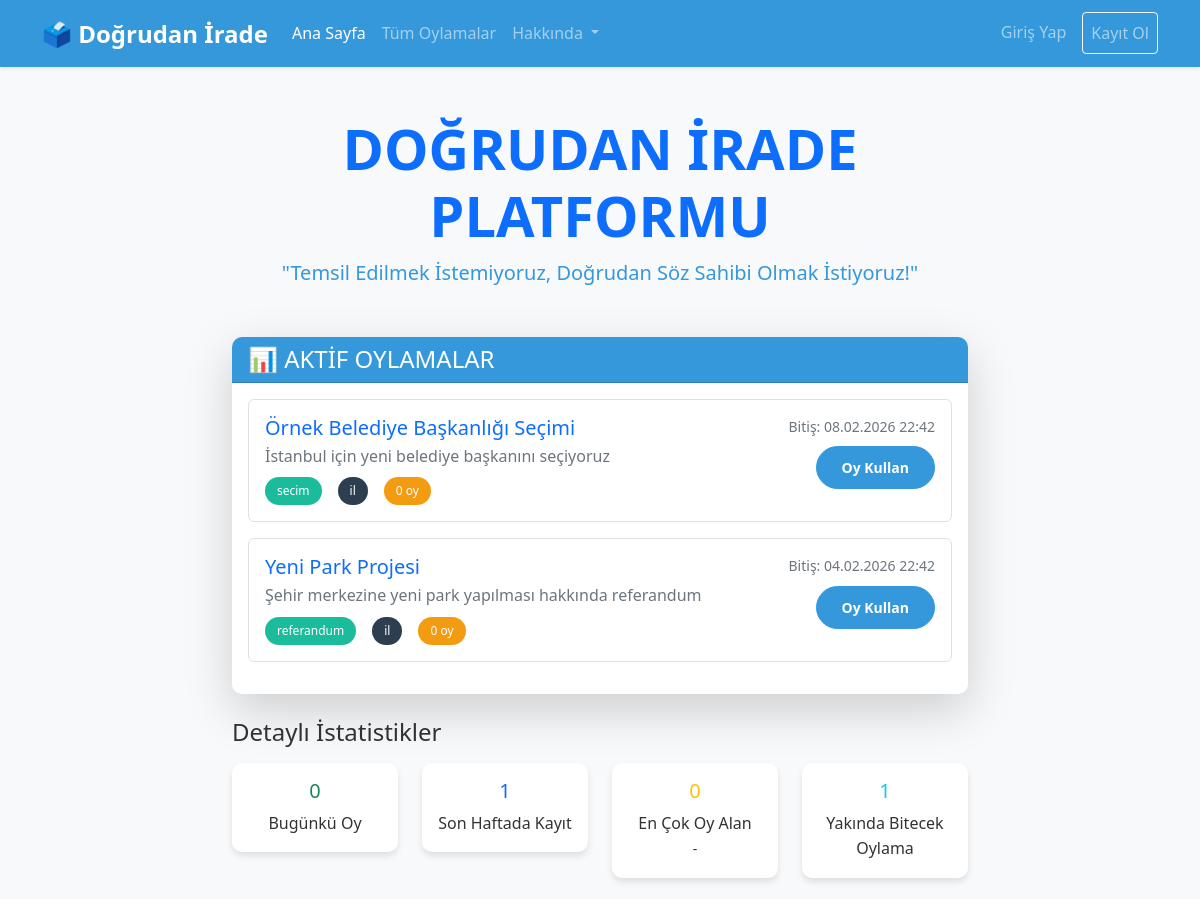
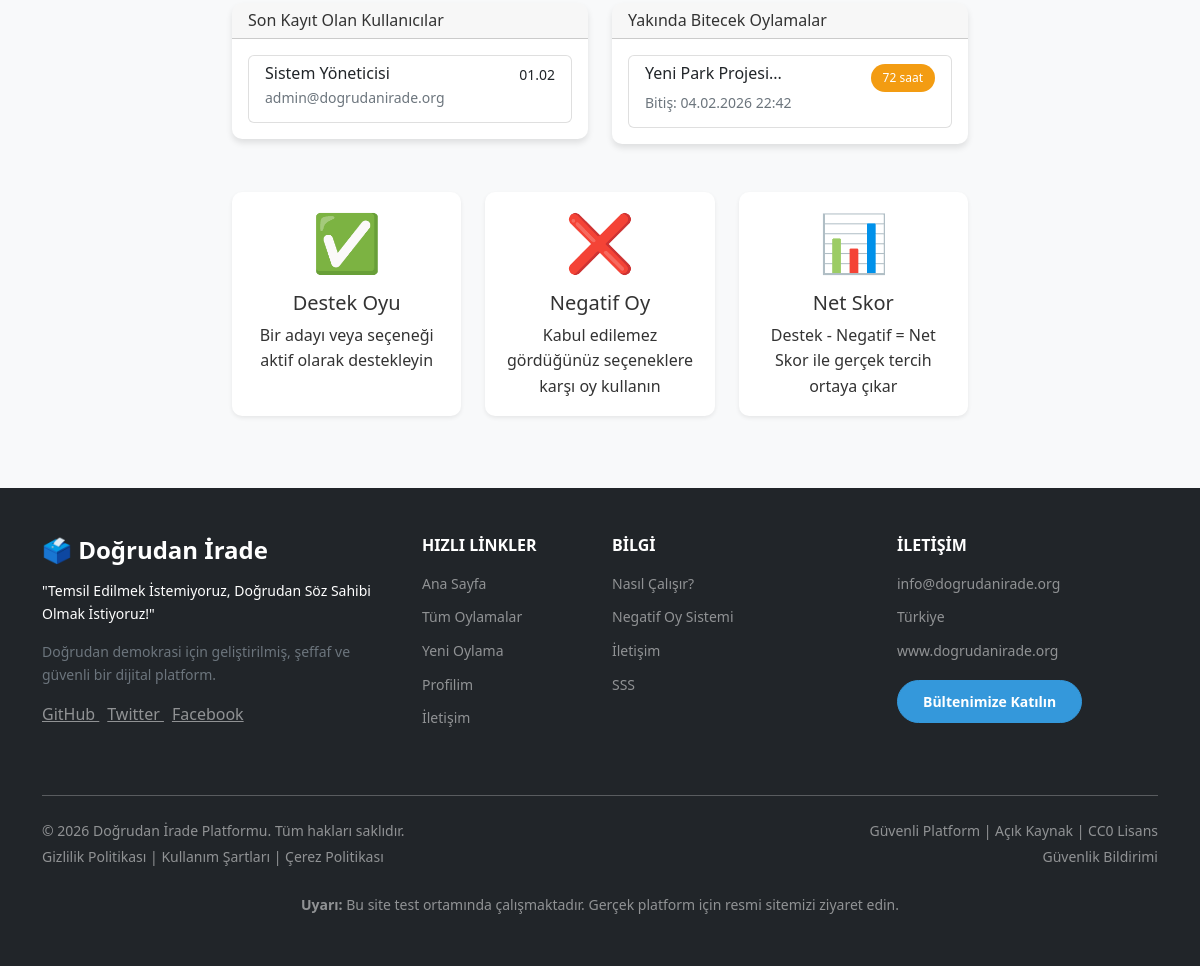
The page / on the database its author committed (2 pictures, top to bottom).
### tables this page shows
CREATE TABLE oylamalar (
    id BIGINT PRIMARY KEY AUTO_INCREMENT,
    tur ENUM('secim', 'kanun_teklifi', 'referandum') NOT NULL,
    baslik VARCHAR(500) NOT NULL,
    aciklama TEXT,
    olusturan_id BIGINT NOT NULL,
    topluluk_tipi ENUM('ulusal', 'il', 'ilce', 'sendika', 'meslek_odasi', 'universite', 'sirket') DEFAULT 'ulusal',
    topluluk_id BIGINT DEFAULT NULL COMMENT 'Hangi il, ilçe, sendika vb. için oylama',
    baslangic_tarihi DATETIME DEFAULT CURRENT_TIMESTAMP,
    bitis_tarihi DATETIME,
    durum ENUM('aktif', 'sonuclandi', 'iptal') DEFAULT 'aktif',
    olusturulma_tarihi DATETIME DEFAULT CURRENT_TIMESTAMP,
    INDEX idx_tur (tur),
    INDEX idx_durum (durum),
    INDEX idx_topluluk (topluluk_tipi, topluluk_id)
);

CREATE TABLE kullanicilar (
    id BIGINT PRIMARY KEY AUTO_INCREMENT,
    eposta VARCHAR(255) UNIQUE NOT NULL,
    sifre_hash VARCHAR(255) NOT NULL,
    ad_soyad VARCHAR(200) NOT NULL,
    tc_kimlik VARCHAR(11) UNIQUE COMMENT 'Güvenlik nedeniyle hashlenmiş olarak saklanabilir',
    telefon VARCHAR(20),
    dogum_tarihi DATE,
    kayit_tarihi DATETIME DEFAULT CURRENT_TIMESTAMP,
    son_giris_tarihi DATETIME,
    durum ENUM('aktif', 'pasif', 'askida') DEFAULT 'aktif',
    yetki_seviye ENUM('kullanici', 'yonetici', 'superadmin') DEFAULT 'kullanici',
    INDEX idx_eposta (eposta)
);

### config/datebase.php (called while the page is built, shortened)
<?php
class Database {
    private $host = 'localhost';
    private $db_name = 'dogrudan_irade';
    private $username = 'root';
    private $password = '';
    public function connect() {
        $this->conn = null;
        try {
            $this->conn = new PDO(
                "mysql:host=" . $this->host . ";dbname=" . $this->db_name . ";charset=utf8mb4",
                $this->username,
                $this->password
            );
            $this->conn->setAttribute(PDO::ATTR_ERRMODE, PDO::ERRMODE_EXCEPTION);
            $this->conn->setAttribute(PDO::ATTR_DEFAULT_FETCH_MODE, PDO::FETCH_ASSOC);
        } catch(PDOException $e) {
            error_log("Veritabanı bağlantı hatası: " . $e->getMessage());
            die("Veritabanına bağlanılamadı. Lütfen daha sonra tekrar deneyin.");
        }
        return $this->conn;
    }
    public function query($sql, $params = []) {
        $stmt = $this->connect()->prepare($sql);
        $stmt->execute($params);
        return $stmt;
    }
    public function singleValueQuery($sql, $params = []) {
        $stmt = $this->query($sql, $params);
        return $stmt->fetchColumn();
    }
}
?>

### index.php (the view, shortened to what this page needs)
<?php
$db = new Database();
$activePolls = $db->query(
    "SELECT o.*, COUNT(DISTINCT ok.kullanici_id) as oy_sayisi
     FROM oylamalar o
     LEFT JOIN oy_kullanicilar ok ON o.id = ok.oylama_id
     WHERE o.durum = 'aktif'
     GROUP BY o.id
     ORDER BY o.olusturulma_tarihi DESC
     LIMIT 10"
)->fetchAll(PDO::FETCH_ASSOC);
$bugun_oy = $db->singleValueQuery(
    "SELECT COUNT(*) FROM oy_kullanicilar WHERE DATE(oy_tarihi) = CURDATE()"
);
$son_hafta_kullanici = $db->singleValueQuery(
    "SELECT COUNT(*) FROM kullanicilar WHERE kayit_tarihi >= DATE_SUB(NOW(), INTERVAL 7 DAY)"
);
$en_cok_oy = $db->query(
    "SELECT o.baslik, COUNT(*) as oy_sayisi
     FROM oy_kullanicilar ok
     JOIN oylamalar o ON ok.oylama_id = o.id
     WHERE o.durum = 'aktif'
     GROUP BY o.id
     ORDER BY oy_sayisi DESC
     LIMIT 1"
)->fetch();
$son_kullanicilar = $db->query(
    "SELECT ad_soyad, eposta, kayit_tarihi
     FROM kullanicilar
     ORDER BY kayit_tarihi DESC
     LIMIT 5"
)->fetchAll();
$yakinda_bitecek = $db->query(
    "SELECT baslik, bitis_tarihi
     FROM oylamalar
     WHERE durum = 'aktif'
     AND bitis_tarihi BETWEEN NOW() AND DATE_ADD(NOW(), INTERVAL 3 DAY)
     ORDER BY bitis_tarihi ASC
     LIMIT 5"
)->fetchAll();
?>
<!DOCTYPE html>
<html lang="tr">
<head>
    <link href="https://cdn.jsdelivr.net/npm/bootstrap@5.2.3/dist/css/bootstrap.min.css" rel="stylesheet">
    <link rel="stylesheet" href="assets/css/style.css">
</head>
<body>
    <?php include 'includes/header.php'; ?>
    <main class="container my-5">
        <div class="row">
            <div class="col-lg-8 mx-auto">
                <div class="text-center mb-5">
                    <h1 class="display-4 fw-bold text-primary">DOĞRUDAN İRADE PLATFORMU</h1>
                    <p class="lead">"Temsil Edilmek İstemiyoruz, Doğrudan Söz Sahibi Olmak İstiyoruz!"</p>
                </div>
                <div class="card shadow-lg mb-4">
                    <div class="card-header bg-primary text-white">
                        <h4 class="mb-0">📊 AKTİF OYLAMALAR</h4>
                    </div>
                    <div class="card-body">
                        <?php if (empty($activePolls)): ?>
                            <div class="alert alert-info">
                                Şu anda aktif oylama bulunmuyor.
                            </div>
                        <?php else: ?>
                            <?php foreach ($activePolls as $poll): ?>
                                <div class="poll-item mb-3 p-3 border rounded">
                                    <div class="d-flex justify-content-between align-items-start">
                                        <div>
                                            <h5 class="mb-1">
                                                <a href="oylama_detay.php?id=<?= $poll['id'] ?>" class="text-decoration-none">
                                                    <?= htmlspecialchars($poll['baslik']) ?>
                                                </a>
                                            </h5>
                                            <p class="text-muted mb-2"><?= htmlspecialchars($poll['aciklama']) ?></p>
                                            <div class="d-flex gap-3">
                                                <small class="badge bg-info"><?= $poll['tur'] ?></small>
                                                <small class="badge bg-secondary"><?= $poll['topluluk_tipi'] ?></small>
                                                <small class="badge bg-warning"><?= $poll['oy_sayisi'] ?> oy</small>
                                            </div>
                                        </div>
                                        <div class="text-end">
                                            <small class="text-muted d-block">Bitiş: <?= date('d.m.Y H:i', strtotime($poll['bitis_tarihi'])) ?></small>
                                            <a href="oylama_detay.php?id=<?= $poll['id'] ?>" class="btn btn-sm btn-primary mt-2">Oy Kullan</a>
                                        </div>
                                    </div>
                                </div>
                            <?php endforeach; ?>
                        <?php endif; ?>
                    </div>
                </div>
<div class="row mt-4">
    <div class="col-md-12">
        <h4 class="mb-3">
            <i class="bi bi-graph-up"></i> Detaylı İstatistikler
        </h4>
    </div>
    <div class="col-md-3">
        <div class="card text-center border-success">
            <div class="card-body">
                <h5 class="card-title text-success"><?= $bugun_oy ?></h5>
                <p class="card-text">Bugünkü Oy</p>
            </div>
        </div>
    </div>
    <div class="col-md-3">
        <div class="card text-center border-primary">
            <div class="card-body">
                <h5 class="card-title text-primary"><?= $son_hafta_kullanici ?></h5>
                <p class="card-text">Son Haftada Kayıt</p>
            </div>
        </div>
    </div>
    <div class="col-md-3">
        <div class="card text-center border-warning">
            <div class="card-body">
                <h5 class="card-title text-warning">
                    <?= $en_cok_oy ? $en_cok_oy['oy_sayisi'] : 0 ?>
                </h5>
                <p class="card-text">
                    En Çok Oy Alan<br>
                    <small>
                        <?= $en_cok_oy ? htmlspecialchars(mb_substr($en_cok_oy['baslik'], 0, 20)) . '...' : '-' ?>
                    </small>
                </p>
            </div>
        </div>
    </div>
    <div class="col-md-3">
        <div class="card text-center border-info">
            <div class="card-body">
                <h5 class="card-title text-info">
                    <?= count($yakinda_bitecek) ?>
                </h5>
                <p class="card-text">Yakında Bitecek Oylama</p>
            </div>
        </div>
    </div>
</div>
<div class="row mt-4">
    <div class="col-md-6">
        <div class="card">
            <div class="card-header">
                <h6 class="mb-0">
                    <i class="bi bi-person-plus"></i> Son Kayıt Olan Kullanıcılar
                </h6>
            </div>
            <div class="card-body">
                <div class="list-group">
                    <?php foreach ($son_kullanicilar as $kullanici): ?>
                        <div class="list-group-item">
                            <div class="d-flex w-100 justify-content-between">
                                <h6 class="mb-1"><?= htmlspecialchars($kullanici['ad_soyad']) ?></h6>
                                <small><?= date('d.m', strtotime($kullanici['kayit_tarihi'])) ?></small>
                            </div>
                            <p class="mb-1 small text-muted"><?= htmlspecialchars($kullanici['eposta']) ?></p>
                        </div>
                    <?php endforeach; ?>
                </div>
            </div>
        </div>
    </div>
    <div class="col-md-6">
        <div class="card">
            <div class="card-header">
                <h6 class="mb-0">
                    <i class="bi bi-clock"></i> Yakında Bitecek Oylamalar
                </h6>
            </div>
            <div class="card-body">
                <?php if (empty($yakinda_bitecek)): ?>
                    <div class="text-center py-3">
                        <i class="bi bi-check-circle text-success display-6 d-block mb-2"></i>
                        <p class="text-muted mb-0">Yakında bitecek oylama yok</p>
                    </div>
                <?php else: ?>
                    <div class="list-group">
                        <?php foreach ($yakinda_bitecek as $oylama):
                            $kalan_saat = round((strtotime($oylama['bitis_tarihi']) - time()) / 3600);
                        ?>
                            <div class="list-group-item">
                                <div class="d-flex w-100 justify-content-between">
                                    <h6 class="mb-1"><?= htmlspecialchars(mb_substr($oylama['baslik'], 0, 30)) ?>...</h6>
                                    <span class="badge bg-<?= $kalan_saat < 24 ? 'danger' : 'warning' ?>">
                                        <?= $kalan_saat ?> saat
                                    </span>
                                </div>
                                <p class="mb-1 small text-muted">
                                    Bitiş: <?= date('d.m.Y H:i', strtotime($oylama['bitis_tarihi'])) ?>
                                </p>
                            </div>
                        <?php endforeach; ?>
                    </div>
                <?php endif; ?>
            </div>
        </div>
    </div>
</div>
                <div class="row mt-5">
                    <div class="col-md-4 mb-4">
                        <div class="card h-100 text-center border-0 shadow-sm">
                            <div class="card-body">
                                <div class="feature-icon mb-3">
                                    <span class="display-4">✅</span>
                                </div>
                                <h5 class="card-title">Destek Oyu</h5>
                                <p class="card-text">Bir adayı veya seçeneği aktif olarak destekleyin</p>
                            </div>
                        </div>
                    </div>
                    <div class="col-md-4 mb-4">
                        <div class="card h-100 text-center border-0 shadow-sm">
                            <div class="card-body">
                                <div class="feature-icon mb-3">
                                    <span class="display-4">❌</span>
                                </div>
                                <h5 class="card-title">Negatif Oy</h5>
                                <p class="card-text">Kabul edilemez gördüğünüz seçeneklere karşı oy kullanın</p>
                            </div>
                        </div>
                    </div>
                    <div class="col-md-4 mb-4">
                        <div class="card h-100 text-center border-0 shadow-sm">
                            <div class="card-body">
                                <div class="feature-icon mb-3">
                                    <span class="display-4">📊</span>
                                </div>
                                <h5 class="card-title">Net Skor</h5>
                                <p class="card-text">Destek - Negatif = Net Skor ile gerçek tercih ortaya çıkar</p>
                            </div>
                        </div>
                    </div>
                </div>
            </div>
        </div>
    </main>
    <?php include 'includes/footer.php'; ?>
</body>
</html>

### assets/css/style.css (style rules this page uses)
:root { --primary-color: #3498db; --secondary-color: #2c3e50; --success-color: #2ecc71; --danger-color: #e74c3c; --warning-color: #f39c12; --info-color: #1abc9c; --light-color: #ecf0f1; --dark-color: #34495e; }
body { font-family: 'Segoe UI', Tahoma, Geneva, Verdana, sans-serif; background-color: #f8f9fa; color: #333; line-height: 1.6; }
.display-4 { color: var(--secondary-color); font-weight: 700; }
.lead { color: var(--primary-color); font-weight: 500; }
.card { border: none; border-radius: 10px; box-shadow: 0 4px 6px rgba(0,0,0,0.1); transition: all 0.3s ease; }
.card-header { border-radius: 10px 10px 0 0 !important; font-weight: 600; }
.btn-primary { background-color: var(--primary-color); border-color: var(--primary-color); padding: 10px 25px; font-weight: 600; border-radius: 25px; }
.badge { padding: 8px 12px; font-weight: 500; border-radius: 20px; }
.bg-primary { background-color: var(--primary-color) !important; }
.bg-secondary { background-color: var(--secondary-color) !important; }
.bg-warning { background-color: var(--warning-color) !important; }
.bg-info { background-color: var(--info-color) !important; }
.poll-item { background: white; transition: all 0.3s ease; }

### rows shown on the page
oylamalar: baslik "Örnek Belediye Başkanlığı Seçimi", aciklama "İstanbul için yeni belediye başkanını seçiyoruz", tur "secim", topluluk_tipi "il", oy_sayisi "0", bitis_tarihi "08.02.2026 22:42"
oylamalar: baslik "Yeni Park Projesi", aciklama "Şehir merkezine yeni park yapılması hakkında referandum", tur "referandum", topluluk_tipi "il", oy_sayisi "0", bitis_tarihi "04.02.2026 22:42", bitis_tarihi "72"
kullanicilar: ad_soyad "Sistem Yöneticisi", kayit_tarihi "01.02", eposta "admin@dogrudanirade.org"

### other values the page prints
$bugun_oy "0"
$son_hafta_kullanici "1"
count($yakinda_bitecek) "1"
